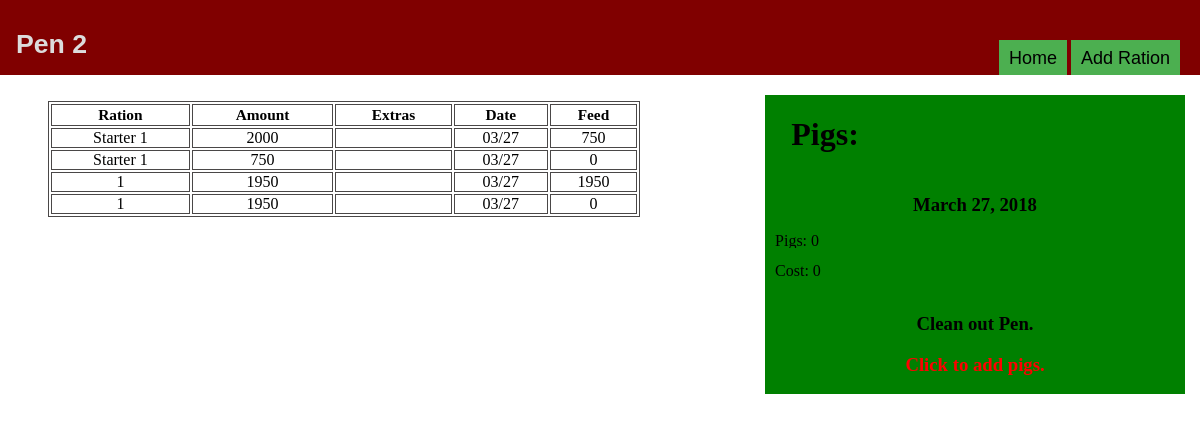
The app's page /pigs/pen2/ (signed in) with its own data.
### pigs/models.py (models this page shows, shortened)
class Pigsinpen(models.Model):
    pigpen = models.ForeignKey(Pigpen,on_delete=models.CASCADE)
    pigs = models.PositiveIntegerField()
    pig_cost_total = models.DecimalField(max_digits=6,decimal_places=2)
    date = models.DateTimeField()
    notes = models.CharField(max_length = 300,blank=True,null = True)

class Pigpen(models.Model):
    pen = models.CharField(max_length=2,primary_key=True)
    def __str__(self):
        return str(self.pen)
    class Meta:
        ordering = ['pen']

class pigration(models.Model):
    pigpen = models.ForeignKey(Pigpen, on_delete= models.CASCADE)
    ration = models.ForeignKey(Ration, on_delete=models.CASCADE,to_field='ration_number')
    ration_price = models.DecimalField(max_digits=19, decimal_places=4)
    pigsinapen = models.CharField(max_length=4)
    extras = models.CharField(max_length=15, null = True, blank=True)
    ration_amount = models.IntegerField()
    date = models.DateTimeField(blank=True)

class Ration(models.Model):
    id = models.PositiveIntegerField(primary_key=True)
    ration_number = models.CharField(max_length=15, unique=True)
    feed_per_pig = models.CharField(max_length=3,default = 55)
    created = False
    def __str__(self):
      return self.ration_number
    class Meta:
        ordering = ['id']

### pigs/views.py (the view)
# urls.py: url(r'^pen(?P<pk>[0-9]+)/$', views.penview.as_view(), name = 'pen'),
class penview(LoginRequiredMixin, generic.DetailView):
    model = Pigpen
    template_name = 'pigs/penview.html'
    def get_context_data(self, **kwargs):
        context = super().get_context_data(**kwargs)
        context['pens'] = Pigpen.objects.all()
        context['latestpigs'] = getlatestpigchange(self.kwargs['pk'],1)
        return context

### pigs/templatetags/appfilters.py (called while the page is built)
@register.simple_tag
def getfeed(ration,pigpen,inpen,date):
    rat = pigration.objects.filter(pigpen=pigpen).filter(ration=ration).filter(date__lte=date).aggregate(Sum('ration_amount'))
    feed = rat['ration_amount__sum']
    amount = int(Ration.objects.values_list('feed_per_pig', flat = True).get(ration_number=ration))
    try:
        pigs = int(Pigsinpen.objects.values_list('pigs', flat =True).get(id=inpen))
        total = amount*pigs-feed
        if total < 50:
            return 0
        else:
            return total
    except:
        pigs = 0
        return "No Pigs!"

@register.filter
def divide(value,key):
    try:
        return round(value / key,2)
    except:
        return 0

### pigs/views.py (called while the page is built)
def getlatestpigchange(pigpen,number):
    try:
        latestpigs = Pigsinpen.objects.values('id','pigs','pig_cost_total','date','notes').filter(pigpen=pigpen).order_by('-date')[:number]
    except:
        latestpigs = '0'
    return latestpigs

### pigs/templates/pigs/penview.html (shortened to what this page needs)
﻿<!DOCTYPE html>
{% load static %}
{% load appfilters %}
<link rel="stylesheet" type="text/css" href="{% static 'pigs/penviewstyles.css'%}" />
<link rel="stylesheet" type="text/css" href="{% static 'pigs/Generalstyles.css' %}" />
<link rel="stylesheet" href="https://cdnjs.cloudflare.com/ajax/libs/font-awesome/4.7.0/css/font-awesome.min.css">
<html lang="en" xmlns="http://www.w3.org/1999/xhtml">
<head>
</head>
<body>
    <div class="sidebar col-4 col-m-3">
        <a class="col-3 col-m-3 nostyle" href="{%url 'pigs:pigsforpen' pigpen %}"><h1>Pigs:</h1></a>
        {% for pig in latestpigs %}
            <a class="nostyle rightclick" href="#" >
                <h3>{{pig.date|date}}</h3>
                <p>Pigs: {{pig.pigs}}</p>
                <p class="sidebarp">Cost: {{pig.pig_cost_total|divide:pig.pigs}}</p>
            </a>
            {% if pig.pigs == 0 %}
                <h3><a class="nostyle" href="{% url 'pigs:dpig' pigpen %}">Clean out Pen.</a></h3>
                <h3><a class="nopigs" href="{% url 'pigs:addpigs' pigpen %}">Click to add pigs.</a></h3>
            {%endif%}
        {%empty %}
            <h3><a class="nopigs" href="{% url 'pigs:addpigs' pigpen %}">Click to add pigs.</a></h3>
        {%endfor%}
    </div>
        <div class="content">
            <div class="header">
                <div class="dropdown">
                    <button class="headerdropbtn"><h1 id="pen">Pen {{pigpen}}</h1></button>
                </div>
                <div class="headerbuttons">
                    <button class="dropbtn"><a class="nostyle" href="{% url 'pigs:index' %}">Home</a></button>
                    <button class="dropbtn"><a class="nostyle" href="{% url 'pigs:addration' pigpen %}">Add Ration</a></button>
                </div>
            </div>
            <table class="col-6 col-m-6 col-s-12 sortable">
                <tr>
                    <th class="col-s-2">Ration</th>
                    <th class="col-s-3">Amount</th>
                    <th class="col-s-2">Extras</th>
                    <th class="col-m-3 col-s-2">Date</th>
                    <th class="col-s-3">Feed</th>
                </tr>
                {% for pig in pigpen.pigration_set.all %}
                <tr>
                    <td><a class="rightclicktable" id="{{forloop.counter}}" href="{% url 'pigs:updateration' pig.pigpen pig.id %}">{{pig.ration}}</a></td>
                    <td><a class="rightclicktable" id="{{forloop.counter}}" href="{% url 'pigs:updateration' pig.pigpen pig.id %}">{{pig.ration_amount}}</a></td>
                    <td class="overflow">{{pig.extras|default_if_none:""}}</td>
                    <td><a class="rightclicktable" id="{{forloop.counter}}" href="{% url 'pigs:updateration' pig.pigpen pig.id %}">{{pig.date|date:'m/j'}}</a></td>
                    {% getfeed pig.ration pig.pigpen pig.pigsinapen pig.date as feed %}
                    <td><a class="rightclicktable" id="{{forloop.counter}}" href="{% url 'pigs:updateration' pig.pigpen pig.id %}">{{feed}}</a></td>
                </tr>
                {%endfor%}
            </table>
        </div>
</body>
</html>

### pigs/static/pigs/penviewstyles.css (style rules this page uses)
body { padding-top:75px; padding-bottom:60px; }
@media only screen and (min-width: 400px) { table { margin-left:30px; } }
@media only screen and (min-width: 768px) { table { margin-left:40px; } }
.sidebar { background:green; top:95px; position:fixed; right:15px; z-index:100; padding:0 10px 0 10px; }
.sidebar * { overflow:hidden; white-space:nowrap; }
.sidebar h1 { text-align:center; }
.sidebar p { line-height:14px; }
.sidebar a { color:black; }
.sidebar h3 { text-align:center; }
.sidebarp { white-space:nowrap; }
a.nopigs { color:red; text-decoration:none; }
.header { position:fixed; background-color:maroon; color:white; right:0; left:0; top:0; padding:0 10px 0 10px; height:75px; z-index:99; }
.header h1 { position:relative; top:20px; line-height:10px; color:gainsboro; }
.headerdropbtn { background-color:maroon; border:none; }
table, th, td { border:.9px solid #4a4747; cursor:default; font-size:1em; }
td a { display: block; text-align:center; padding:0; text-decoration: none; color:black; cursor:pointer; }
th { font-size:.96em; }
td { padding:0; cursor:pointer; }
.headerbuttons { text-align:right; position:fixed; top:40px; z-index:99; right:20px; }
.dropbtn { background-color: #4CAF50; color: white; padding:10px; line-height:10px; height:35px; font-size: 18px; border: none; cursor: pointer; }
.dropdown { position: relative; display: inline-block; transition:ease-in-out; }
.dropbtn a { color:white; }
td.overflow { overflow: hidden; white-space: nowrap; text-overflow: ellipsis; max-width:4ch; }

### pigs/static/pigs/Generalstyles.css (style rules this page uses)
@media screen and (min-width: 768px) { .col-3 { width: 25%; } }
@media screen and (min-width: 768px) { .col-4 { width: 33.33%; } }
@media screen and (min-width: 768px) { .col-6 { width: 50%; } }
a.nostyle { text-decoration:none; color:black; cursor:pointer; display:block; }

### records on screen
Pigsinpen: date "March 27, 2018", pigs "0", pig_cost_total|divide "0", shows "Clean out Pen."
Pigpen: pen "2"
pigration: ration "Starter 1", ration_amount "2000", date "03/27", feed "750"
pigration: ration "Starter 1", ration_amount "750", date "03/27", feed "0"
pigration: ration "1", ration_amount "1950", date "03/27"
pigration: ration "1", ration_amount "1950", date "03/27", feed "0"
